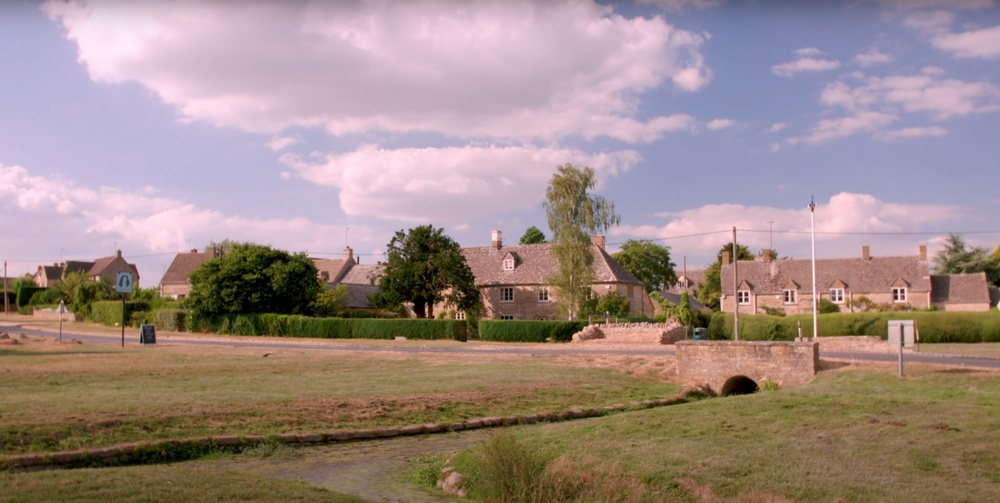
#> input picture campagne.jpg, 1000 x 503 px, shrunk from 1890 x 950 before the run
$ python validation_cross_projection.py
#> lines starting #> are read from the running program, lines starting #| are printed output that depends on the picture
import numpy as np
import matplotlib.pyplot as plt
from matplotlib.image import imread

from homography_cross_projection import homography_cross_projection_two_passes

# 1) Chargement de l'image
I = imread("campagne.jpg")
#> I is the input picture: shape (503, 1000, 3); mean R, G, B 157.5, 138, 133.8
if I.ndim == 3:
    I = I.mean(axis=2)
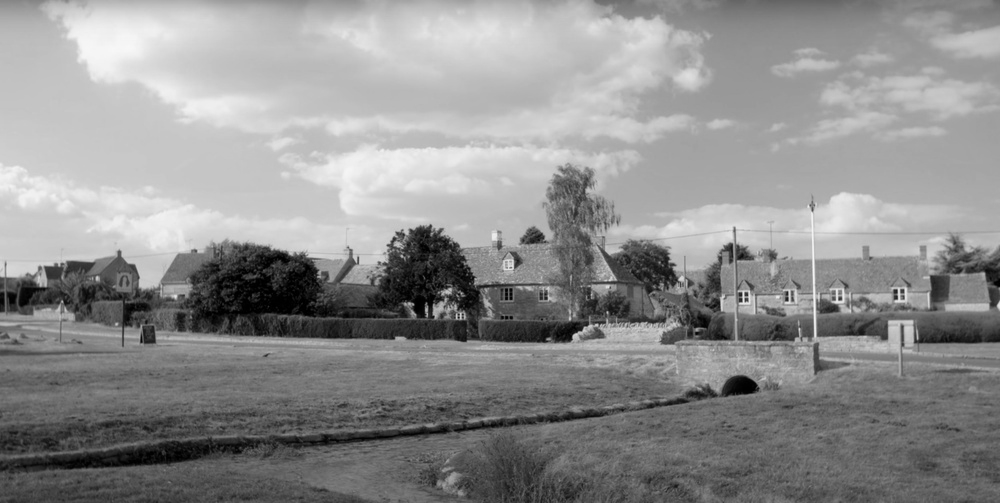
#> I: shape (503, 1000) float64; min 0, max 248.3, mean 143.1

# ---- Sélection Quad 1 ----
plt.figure()
plt.imshow(I, cmap='gray')
plt.title("Sélectionner Quad 1 (4 points dans l'ordre)")
#> (the run stopped early here; a loop or call above may not have finished)
